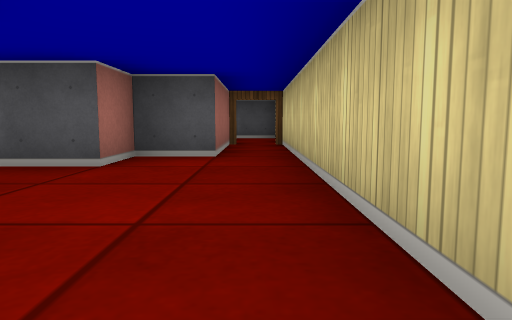
View 1 (above)

14 first-person views from a walk through a cub3D ray-caster map. The camera is about half as high as the walls, tilts 6° down and sees 70° across. The floor is counted in squares. Each view is taken from the middle of a square. On the plan, view 1 faces up. The plan holds only what a view shows up to about 9 squares ahead; the rest is blank.

View 2
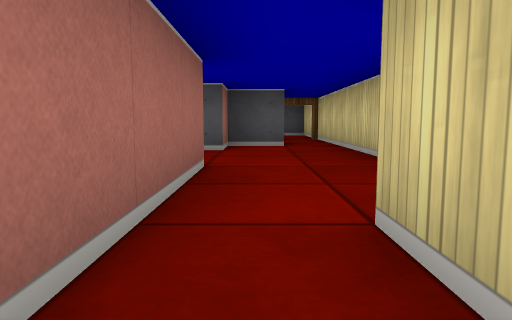

View 3
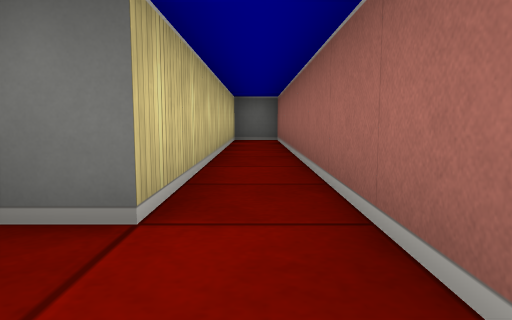

View 4
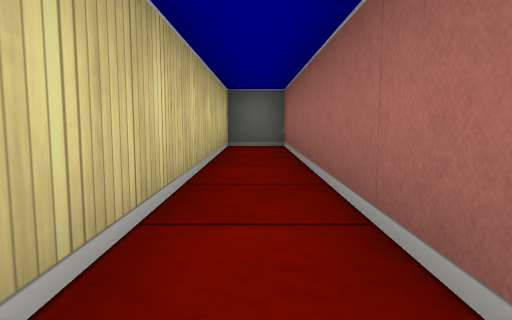

View 5
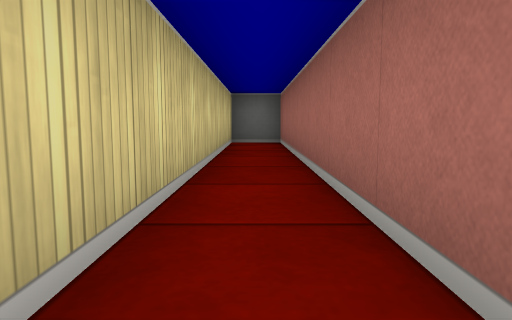

View 6
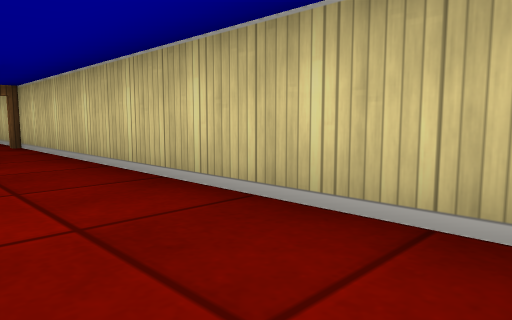

View 7
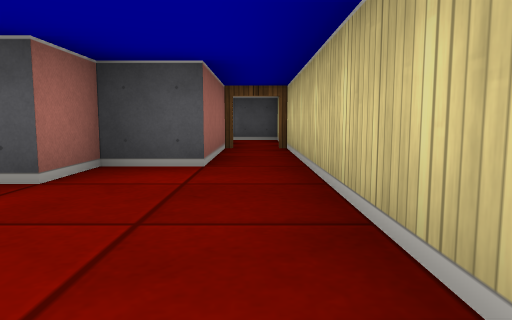

View 8
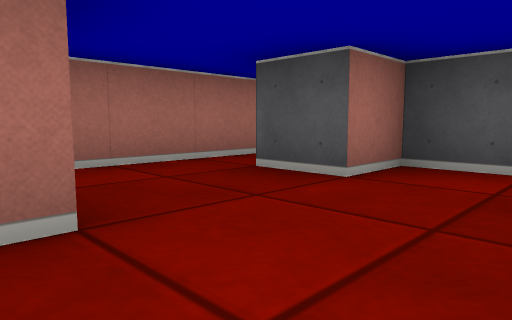

View 9
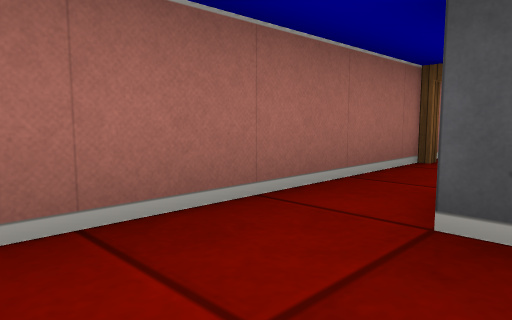

View 10
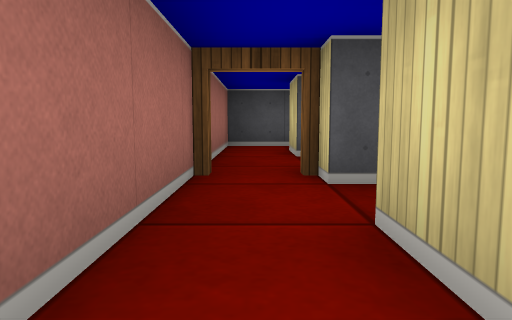

View 11
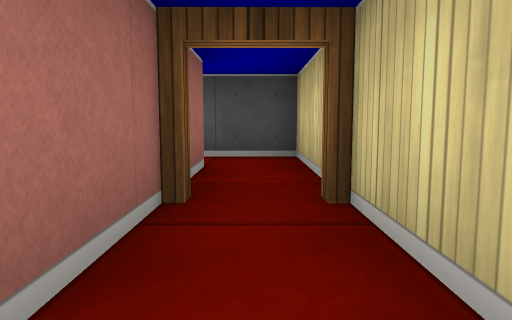

View 12
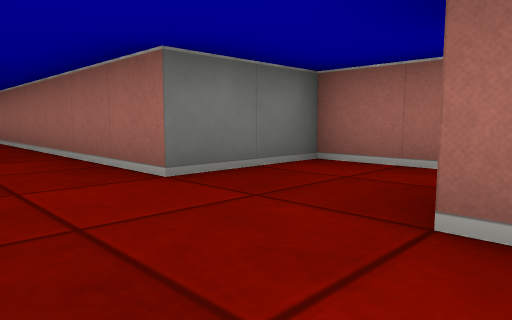

View 13
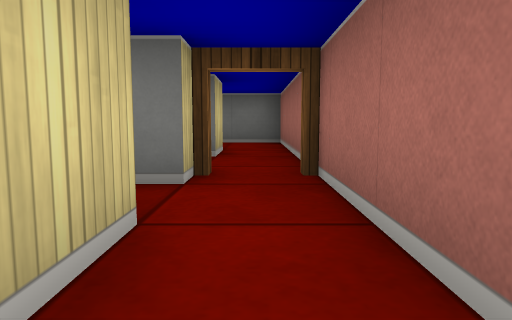

View 14
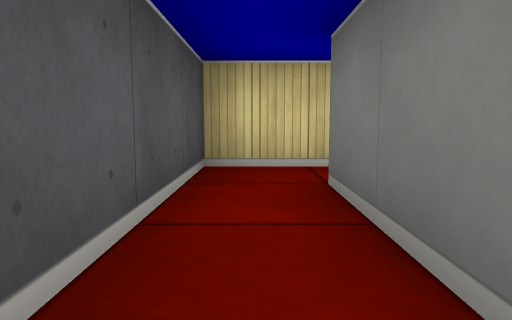

### Floor plan
Points are (right, up) in squares from view 1. A wall is a line through its corners. A room is listed if a view was taken in it or the views show most of it. See-through windows are left out.
Room 1 (views 1, 2, 3, 4, 5, 6, 7, 8, 9, 11, 12)
walls: (0.5, 0.1) (0.5, 7); (-2.5, 1.5) (-1.5, 1.5) (-1.5, -7.5) (-0.5, -7.5) (-0.5, -0.5) (0.1, -0.5); (-0.5, 7) (-0.5, 4.5) (-1.5, 4.5) (-1.5, 3.5) (-2.5, 3.5)
ways out: opening at (-2, 2.5) to room 2; open door at (0, 7) to room 3
Room 2 (view 10)
walls: (-2.5, 3.5) (-2.5, 4.5); (-3.5, 6) (-3.5, 1.5) (-2.5, 1.5)
ways out: opening at (-2, 2.5) to room 1; open door at (-3, 6) to room 3
Room 3 (views 13, 14)
walls: (-2.5, 7.5) (-2.5, 8.5) (-0.5, 8.5) (-0.5, 7); (-2.5, 6.5) (-2.1, 6.5); (0.5, 7) (0.5, 9.5) (-3.5, 9.5) (-3.5, 6)
ways out: open door at (0, 7) to room 1; open door at (-3, 6) to room 2

Positions as (right, up) in squares from view 1, and headings:
1: (0, 0), facing up
2: (-1, -2), facing up
3: (-1, 1), facing down
4: (-1, -1), facing down
5: (-1, 0), facing down
6: (-1, 0), facing up-right
7: (0, 1), facing up
8: (0, 1), facing up-left
9: (-2, 2), facing up-left
10: (-3, 3), facing up
11: (0, 5), facing up
12: (0, 4), facing down-left
13: (-3, 9), facing down
14: (-3, 9), facing right
